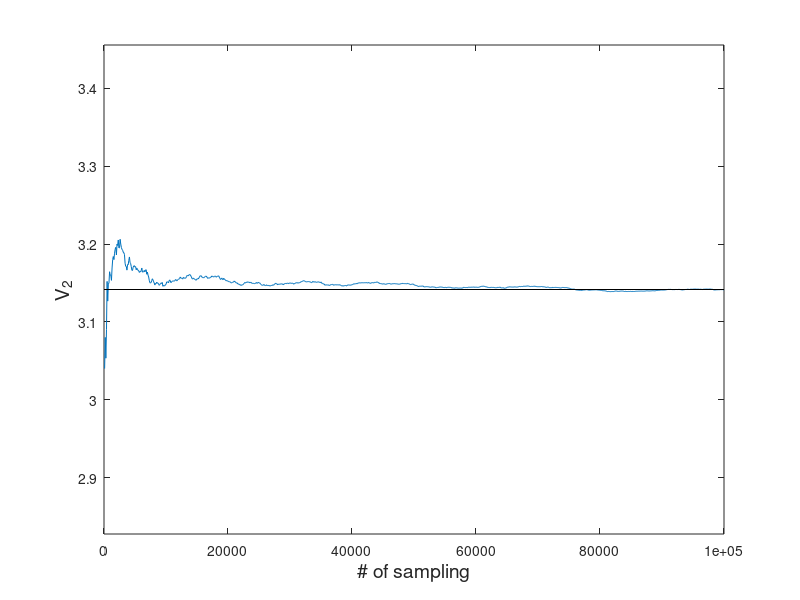

The MATLAB script that drew this image:
%**************************************************************************
%*     Example 15.2                                                       *
%*     filename: ch15pr02.m                                               *
%*     program listing number: 15.2                                       *
%*                                                                        *
%*     This program  evaluate the value of pi using the Monte Carlo       *
%*     integeration of a circle.                                          *
%*     Uses: rand() in MATLAB                                             *
%*                                                                        *
%*     Programed by Ryoichi Kawai for Computational Physics Course.       *
%*     Last modification:  02/25/2017.                                    *
%**************************************************************************
clear all
clc

% random points on a square
N=100000;
x=random('unif',-1.0,1.0,[1,N]);
y=random('unif',-1.0,1.0,[1,N]);

% points inside the circle
hit=0;
i=0;
for n=1:N
    if x(n)^2+y(n)^2 < 1
        hit=hit+1;
    end
    if mod(n,100)==0 % evaluate at every 100 
        i=i+1;
        PI(i)=hit/n*4; % estimate of pi
    end
end

p=plot([1:i]*100,PI);
hold on
q=plot([0, N], [pi,pi]);
set(q,'color','black')
xlabel('# of sampling','fontsize',14)
ylabel('V_2','fontsize',14)
axis([0 N pi*0.9 pi*1.1])
hold off

        
    